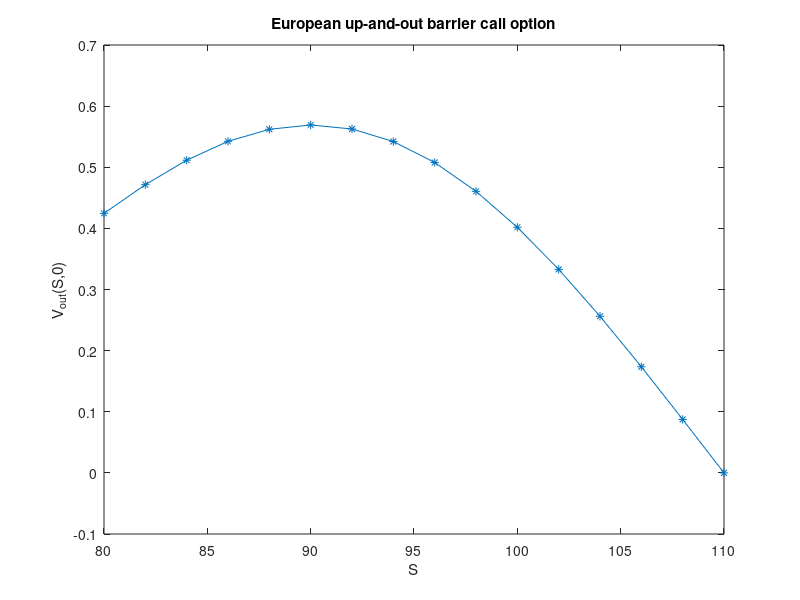

Here is the MATLAB script that generated this plot: (Note: this script raises an error after producing the figure.)
%%Question 6a 
% Evaluating barrier options using Monte Carlo simulation
% with exact solution from Black-Scholes equation for 
% up-and-out European options
clear all;close all;
%set some variables
T=1;t=0;sigma=0.2;r=0.01;K=95;Su=110;
S=80:2:110;
%norm-cdf parameters
d1=(log(S/K)+(r+0.5*sigma^2)*(T-t))/(sigma*sqrt(T-t));
d2=d1-sigma*sqrt(T-t);
%d2a=(log(S/K)+(r-0.5*sigma^2)*(T-t))/(sigma*sqrt(T-t));

d3=(log(S/Su)+(r+0.5*sigma^2)*(T-t))/(sigma*sqrt(T-t));
d4=d3-sigma*sqrt(T-t);
%d4a=(log(S/Su)+(r-0.5*sigma^2)*(T-t))/(sigma*sqrt(T-t));

d5=(log(S/Su)-(r-0.5*sigma^2)*(T-t))/(sigma*sqrt(T-t));
d6=d5-sigma*sqrt(T-t);
%d6a=(log(S/Su)-(r+0.5*sigma^2)*(T-t))/(sigma*sqrt(T-t));

d7=(log(S*K/Su^2)-(r-0.5*sigma^2)*(T-t))/(sigma*sqrt(T-t));
d8=d7-sigma*sqrt(T-t);
%d8a=(log(S*K/Su^2)-(r+0.5*sigma^2)*(T-t))/(sigma*sqrt(T-t));

Vout=S.*(normcdf(d1)-normcdf(d3)-(Su./S).^(1+2*r/sigma^2).*(normcdf(d6)-normcdf(d8))) - ...
    K*exp(-r*(T-t))*(normcdf(d2)-normcdf(d4)-(Su./S).^(-1+2*r/sigma^2).*(normcdf(d5)-normcdf(d7)));


plot(S,Vout,'*-')
title('European up-and-out barrier call option')
xlabel('S')
ylabel('V_{out}(S,0)')

inits=S;
tfinal=1;
dt=0.0025;
gamma=2 ;
i=1;
for S0=inits
    power_put(1,i)=blpricing(K,S0,r,tfinal,sigma,dt,0,1);
    i=i+1;
end
hold on
plot(inits,power_put(1,:),'or-')